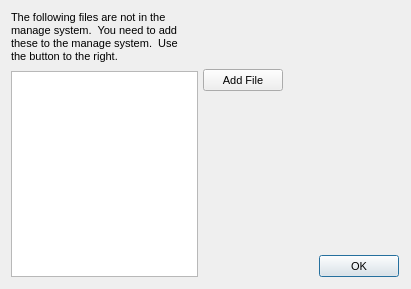
<?xml version="1.0"?>
<ui version="4.0">
  <class>BriefManageDialog</class>
  <widget class="QDialog" name="IDD_BRIEF_MANAGE">
    <property name="geometry">
      <rect>
        <x>0</x>
        <y>0</y>
        <width>411</width>
        <height>289</height>
      </rect>
    </property>
    <property name="windowTitle">
      <string>Manage System Status</string>
    </property>
    <property name="font">
      <font>
        <family>Liberation Sans</family>
        <pointsize>8</pointsize>
        <bold>false</bold>
        <italic>false</italic>
      </font>
    </property>
    <property name="enabled">
      <bool>true</bool>
    </property>
    <property name="windowFlags">
      <set>Qt::Dialog|Qt::WindowCloseButtonHint</set>
    </property>
    <property name="minimumSize">
      <size>
        <width>411</width>
        <height>289</height>
      </size>
    </property>
    <property name="maximumSize">
      <size>
        <width>411</width>
        <height>289</height>
      </size>
    </property>
    <widget class="QLabel" name="IDC_STATIC">
      <property name="wordWrap">
        <bool>true</bool>
      </property>
      <property name="geometry">
        <rect>
          <x>11</x>
          <y>11</y>
          <width>184</width>
          <height>56</height>
        </rect>
      </property>
      <property name="text">
        <string>The following files are not in the
manage system.  You need to add
these to the manage system.  Use
the button to the right.</string>
      </property>
      <property name="visible">
        <bool>true</bool>
      </property>
      <property name="enabled">
        <bool>true</bool>
      </property>
      <property name="alignment">
        <set>Qt::AlignLeft</set>
      </property>
    </widget>
    <widget class="QPushButton" name="IDC_ADD">
      <property name="geometry">
        <rect>
          <x>203</x>
          <y>69</y>
          <width>80</width>
          <height>22</height>
        </rect>
      </property>
      <property name="text">
        <string>Add File</string>
      </property>
      <property name="visible">
        <bool>true</bool>
      </property>
      <property name="enabled">
        <bool>true</bool>
      </property>
      <property name="default">
        <bool>false</bool>
      </property>
      <property name="autoDefault">
        <bool>false</bool>
      </property>
    </widget>
    <widget class="QListWidget" name="IDC_LIST">
      <property name="geometry">
        <rect>
          <x>11</x>
          <y>71</y>
          <width>187</width>
          <height>206</height>
        </rect>
      </property>
      <property name="visible">
        <bool>true</bool>
      </property>
      <property name="enabled">
        <bool>true</bool>
      </property>
      <property name="selectionMode">
        <enum>QAbstractItemView::SingleSelection</enum>
      </property>
    </widget>
    <widget class="QPushButton" name="IDOK">
      <property name="geometry">
        <rect>
          <x>319</x>
          <y>255</y>
          <width>80</width>
          <height>22</height>
        </rect>
      </property>
      <property name="text">
        <string>OK</string>
      </property>
      <property name="visible">
        <bool>true</bool>
      </property>
      <property name="enabled">
        <bool>true</bool>
      </property>
      <property name="default">
        <bool>true</bool>
      </property>
      <property name="autoDefault">
        <bool>true</bool>
      </property>
    </widget>
    <action name="IDD_ORPHANHUNTER">
      <property name="text">
        <string>Orphan Hunter</string>
      </property>
    </action>
    <action name="IDD_REORDER_PAGES">
      <property name="text">
        <string>Reorder Net Pages</string>
      </property>
    </action>
    <action name="IDD_SHOW_ALL_CHECKED_OUT">
      <property name="text">
        <string>Show All Pages Checked Out</string>
      </property>
    </action>
    <action name="IDM_IMPORT_BITMAP">
      <property name="text">
        <string>Bitmap/Animation Converter...</string>
      </property>
    </action>
    <action name="ID_APP_ABOUT">
      <property name="text">
        <string>&amp;About editor...</string>
      </property>
    </action>
    <action name="ID_APP_EXIT">
      <property name="text">
        <string>E&amp;xit</string>
      </property>
      <property name="shortcut">
        <string>Alt+X</string>
      </property>
    </action>
    <action name="ID_BRIEFING_EDITOR">
      <property name="text">
        <string>Briefing Editor...</string>
      </property>
    </action>
    <action name="ID_BUTTON_LIGHTING">
      <property name="text">
        <string>ID_BUTTON_LIGHTING</string>
      </property>
    </action>
    <action name="ID_BUTTON_OUTLINE">
      <property name="text">
        <string>ID_BUTTON_OUTLINE</string>
      </property>
    </action>
    <action name="ID_BUTTON_WINDOWSELECTION">
      <property name="text">
        <string>ID_BUTTON_WINDOWSELECTION</string>
      </property>
    </action>
    <action name="ID_D3HELP">
      <property name="text">
        <string>Help on D3 Editor</string>
      </property>
    </action>
    <action name="ID_EDITORS_AIPROPERTIES">
      <property name="text">
        <string>AI Properties...</string>
      </property>
    </action>
    <action name="ID_EDITORS_AMBIENTSOUNDS">
      <property name="text">
        <string>Ambient Sounds...</string>
      </property>
    </action>
    <action name="ID_EDITORS_DALLAS">
      <property name="text">
        <string>Dallas Graphical Script Editor...</string>
      </property>
    </action>
    <action name="ID_EDITORS_FILES">
      <property name="text">
        <string>Files...</string>
      </property>
    </action>
    <action name="ID_EDITORS_MEGACELLS">
      <property name="text">
        <string>Megacells...</string>
      </property>
    </action>
    <action name="ID_EDIT_ADDSELECT">
      <property name="text">
        <string>Add Current Room to Selected List</string>
      </property>
    </action>
    <action name="ID_EDIT_ATTACH">
      <property name="text">
        <string>&amp;Attach</string>
      </property>
    </action>
    <action name="ID_EDIT_CLEARSELECTED">
      <property name="text">
        <string>Clear Selected List</string>
      </property>
    </action>
    <action name="ID_EDIT_COPY">
      <property name="text">
        <string>&amp;Copy</string>
      </property>
      <property name="shortcut">
        <string>Ctrl+Ins</string>
      </property>
    </action>
    <action name="ID_EDIT_CUT">
      <property name="text">
        <string>Cu&amp;t</string>
      </property>
      <property name="shortcut">
        <string>Shift+Del</string>
      </property>
    </action>
    <action name="ID_EDIT_DELETE">
      <property name="text">
        <string>&amp;Delete</string>
      </property>
    </action>
    <action name="ID_EDIT_LOADSCRAP">
      <property name="text">
        <string>Load Scrap from Disk</string>
      </property>
    </action>
    <action name="ID_EDIT_PASTE">
      <property name="text">
        <string>&amp;Paste</string>
      </property>
      <property name="shortcut">
        <string>Shift+Ins</string>
      </property>
    </action>
    <action name="ID_EDIT_PLACE">
      <property name="text">
        <string>&amp;Place in Mine</string>
      </property>
    </action>
    <action name="ID_EDIT_PLACE_TERRAIN">
      <property name="text">
        <string>&amp;Place on Terrain</string>
      </property>
    </action>
    <action name="ID_EDIT_REMOVESELECT">
      <property name="text">
        <string>Remove Current Room from Selected List</string>
      </property>
    </action>
    <action name="ID_EDIT_SAVESCRAP">
      <property name="text">
        <string>Save Scrap to Disk</string>
      </property>
    </action>
    <action name="ID_EDIT_SELECTATTACHED">
      <property name="text">
        <string>Select All Rooms Attached to Current Room</string>
      </property>
    </action>
    <action name="ID_EDIT_UNDO">
      <property name="text">
        <string>&amp;Undo</string>
      </property>
      <property name="shortcut">
        <string>Alt+Backspace</string>
      </property>
    </action>
    <action name="ID_FILE_AUTOSAVE">
      <property name="text">
        <string>Autosave</string>
      </property>
      <property name="checkable">
        <bool>true</bool>
      </property>
    </action>
    <action name="ID_FILE_CHECKMINE">
      <property name="text">
        <string>&amp;Check Mine</string>
      </property>
    </action>
    <action name="ID_FILE_FIXCRACKS">
      <property name="text">
        <string>Fix Level Cracks</string>
      </property>
    </action>
    <action name="ID_FILE_FIXDEGENERATEFACES">
      <property name="text">
        <string>Fix/Remove Degenerate Faces</string>
      </property>
    </action>
    <action name="ID_FILE_IMPORT_ROOM">
      <property name="text">
        <string>Import 3DSMax Room</string>
      </property>
    </action>
    <action name="ID_FILE_INFORMATION">
      <property name="text">
        <string>&amp;Information</string>
      </property>
      <property name="shortcut">
        <string>Alt+I</string>
      </property>
    </action>
    <action name="ID_FILE_LEAVE_EDITOR">
      <property name="text">
        <string>Go to main menu...</string>
      </property>
    </action>
    <action name="ID_FILE_LEVELPROPS">
      <property name="text">
        <string>Set Selected Room(s) Properties</string>
      </property>
    </action>
    <action name="ID_FILE_LEVEL_INFO">
      <property name="text">
        <string>Edit Level Info...</string>
      </property>
    </action>
    <action name="ID_FILE_MRU_FILE1">
      <property name="text">
        <string>Recent File</string>
      </property>
      <property name="enabled">
        <bool>false</bool>
      </property>
    </action>
    <action name="ID_FILE_NEW">
      <property name="text">
        <string>&amp;New</string>
      </property>
      <property name="shortcut">
        <string>Ctrl+N</string>
      </property>
    </action>
    <action name="ID_FILE_OPEN">
      <property name="text">
        <string>&amp;Open...</string>
      </property>
      <property name="shortcut">
        <string>Ctrl+O</string>
      </property>
    </action>
    <action name="ID_FILE_PLAY640X480">
      <property name="text">
        <string>&amp;Play in 640 x 480</string>
      </property>
      <property name="shortcut">
        <string>Alt+P</string>
      </property>
    </action>
    <action name="ID_FILE_PREFERENCES">
      <property name="text">
        <string>Preferences</string>
      </property>
    </action>
    <action name="ID_FILE_PRINT">
      <property name="text">
        <string>&amp;Print...</string>
      </property>
      <property name="shortcut">
        <string>Ctrl+P</string>
      </property>
    </action>
    <action name="ID_FILE_PRINT_PREVIEW">
      <property name="text">
        <string>Print Pre&amp;view</string>
      </property>
    </action>
    <action name="ID_FILE_PRINT_SETUP">
      <property name="text">
        <string>P&amp;rint Setup...</string>
      </property>
    </action>
    <action name="ID_FILE_REMOVEDUPLICATEFACESFROMCURRENTROOM">
      <property name="text">
        <string>Remove Duplicate Faces from Current Room</string>
      </property>
    </action>
    <action name="ID_FILE_REMOVEEXTRAPOINTS">
      <property name="text">
        <string>Remove Extra Points</string>
      </property>
    </action>
    <action name="ID_FILE_RESTOREGAMESTATE">
      <property name="text">
        <string>Restore Gamestate</string>
      </property>
    </action>
    <action name="ID_FILE_SAVE">
      <property name="text">
        <string>&amp;Save</string>
      </property>
      <property name="shortcut">
        <string>Ctrl+S</string>
      </property>
    </action>
    <action name="ID_FILE_SAVEGOALTEXT">
      <property name="text">
        <string>Save Goal Text to File</string>
      </property>
    </action>
    <action name="ID_FILE_SAVE_AS">
      <property name="text">
        <string>Save &amp;As...</string>
      </property>
    </action>
    <action name="ID_FILE_SAVE_COPY_AS">
      <property name="text">
        <string>Save Copy &amp;As...</string>
      </property>
    </action>
    <action name="ID_FILE_STATS">
      <property name="text">
        <string>Show Level Stats</string>
      </property>
    </action>
    <action name="ID_FILE_UPDATE">
      <property name="text">
        <string>&amp;Update</string>
      </property>
      <property name="shortcut">
        <string>Ctrl+S</string>
      </property>
    </action>
    <action name="ID_FILE_VERIFY_LEVEL">
      <property name="text">
        <string>Verify Level</string>
      </property>
    </action>
    <action name="ID_HOTSPOT_TGA">
      <property name="text">
        <string>HotSpot TGA Extractor...</string>
      </property>
    </action>
    <action name="ID_MINE_VIEW">
      <property name="text">
        <string>Mine View</string>
      </property>
      <property name="shortcut">
        <string>F2</string>
      </property>
    </action>
    <action name="ID_OBJBUTTON">
      <property name="text">
        <string>ID_OBJBUTTON</string>
      </property>
    </action>
    <action name="ID_OBJECT_DELETEOBJECT">
      <property name="text">
        <string>Delete Object</string>
      </property>
      <property name="shortcut">
        <string>Del</string>
      </property>
    </action>
    <action name="ID_OBJECT_MOVEPLAYER">
      <property name="text">
        <string>Move Player 0 to Viewer</string>
      </property>
    </action>
    <action name="ID_OBJECT_PLACECAMERAATCURRENTFACE">
      <property name="text">
        <string>Create New Camera at Current Face</string>
      </property>
    </action>
    <action name="ID_OBJECT_PLACECAMERAATVIEWER">
      <property name="text">
        <string>Create New Camera at Viewer</string>
      </property>
    </action>
    <action name="ID_OBJECT_PLACEOBJECT">
      <property name="text">
        <string>Place Object</string>
      </property>
      <property name="shortcut">
        <string>Ins</string>
      </property>
    </action>
    <action name="ID_OBJECT_PLACESOUNDSOURCEATVIEWER">
      <property name="text">
        <string>Create SoundSource at Viewer</string>
      </property>
    </action>
    <action name="ID_OBJECT_PLACEWAYPOINTATVIEWER">
      <property name="text">
        <string>Place Waypoint at Viewer</string>
      </property>
    </action>
    <action name="ID_OBJECT_SELECTBYNUMBER">
      <property name="text">
        <string>Select Object By Number</string>
      </property>
    </action>
    <action name="ID_OBJECT_SETCAMERAFROMVIEWER">
      <property name="text">
        <string>Move Camera to Viewer</string>
      </property>
    </action>
    <action name="ID_OBJECT_SETVIEWERFROMCAMERA">
      <property name="text">
        <string>Move Viewer to Camera</string>
      </property>
    </action>
    <action name="ID_OSIRISCOMPILE">
      <property name="text">
        <string>ID_OSIRISCOMPILE</string>
      </property>
    </action>
    <action name="ID_REINIT_OPENGL">
      <property name="text">
        <string>ID_REINIT_OPENGL</string>
      </property>
    </action>
    <action name="ID_ROOM_ADD">
      <property name="text">
        <string>&amp;Add Room at Current Face</string>
      </property>
      <property name="shortcut">
        <string>Shift+A</string>
      </property>
    </action>
    <action name="ID_ROOM_ADDVERTTONEWFACE">
      <property name="text">
        <string>Add Vert to New Face</string>
      </property>
      <property name="shortcut">
        <string>Shift+V</string>
      </property>
    </action>
    <action name="ID_ROOM_ATTACHROOM">
      <property name="text">
        <string>Attach Room</string>
      </property>
    </action>
    <action name="ID_ROOM_BUILDBRIDGE">
      <property name="text">
        <string>&amp;Build Bridge</string>
      </property>
    </action>
    <action name="ID_ROOM_BUILDSMOOTHBRIDGE">
      <property name="text">
        <string>Build Smooth Bridge</string>
      </property>
      <property name="shortcut">
        <string>Ctrl+B</string>
      </property>
    </action>
    <action name="ID_ROOM_CLEARCENTERPOINT">
      <property name="text">
        <string>Clear Center Point</string>
      </property>
    </action>
    <action name="ID_ROOM_COMBINE">
      <property name="text">
        <string>Combine Rooms</string>
      </property>
    </action>
    <action name="ID_ROOM_DELETE">
      <property name="text">
        <string>Delete Current Room</string>
      </property>
    </action>
    <action name="ID_ROOM_DELETECONNECTEDFACES">
      <property name="text">
        <string>Delete Connected Faces</string>
      </property>
    </action>
    <action name="ID_ROOM_DELETEFACE">
      <property name="text">
        <string>Delete Current Face</string>
      </property>
    </action>
    <action name="ID_ROOM_DELETEPORTAL">
      <property name="text">
        <string>Delete Current Portal</string>
      </property>
    </action>
    <action name="ID_ROOM_DELETEVERT">
      <property name="text">
        <string>Delete Current Vert From Face</string>
      </property>
    </action>
    <action name="ID_ROOM_DROPROOM">
      <property name="text">
        <string>Drop Room</string>
      </property>
    </action>
    <action name="ID_ROOM_FACE_ADDVERTTOEDGE">
      <property name="text">
        <string>Add Vert To Edge</string>
      </property>
    </action>
    <action name="ID_ROOM_FACE_DELETEVERTONEDGE">
      <property name="text">
        <string>Delete Vert on Edge</string>
      </property>
    </action>
    <action name="ID_ROOM_FACE_MOVEVERTONEDGE">
      <property name="text">
        <string>Move Vert on Edge</string>
      </property>
    </action>
    <action name="ID_ROOM_FACE_SPLITFACE">
      <property name="text">
        <string>Split Face</string>
      </property>
    </action>
    <action name="ID_ROOM_FINISHNEWFACE">
      <property name="text">
        <string>Add Last Point to New Face (Finish Face)</string>
      </property>
    </action>
    <action name="ID_ROOM_GRABTEXTURE">
      <property name="text">
        <string>Grab Texture</string>
      </property>
      <property name="shortcut">
        <string>G</string>
      </property>
    </action>
    <action name="ID_ROOM_JOINROOMS">
      <property name="text">
        <string>Join Rooms</string>
      </property>
    </action>
    <action name="ID_ROOM_JOINROOMSEXACT">
      <property name="text">
        <string>Join Rooms Exact</string>
      </property>
    </action>
    <action name="ID_ROOM_JOIN_ADJACENT_FACES">
      <property name="text">
        <string>Join Adjacent Faces</string>
      </property>
    </action>
    <action name="ID_ROOM_LINKTONEWEXTERNAL">
      <property name="text">
        <string>Link Room to New External Room</string>
      </property>
    </action>
    <action name="ID_ROOM_MARK">
      <property name="text">
        <string>&amp;Mark Room/Face</string>
      </property>
      <property name="shortcut">
        <string>Ctrl+M</string>
      </property>
    </action>
    <action name="ID_ROOM_MERGEOBJECTINTOROOM">
      <property name="text">
        <string>Merge Object into Room</string>
      </property>
    </action>
    <action name="ID_ROOM_NEXTFACE">
      <property name="text">
        <string>Next Face</string>
      </property>
      <property name="shortcut">
        <string>F</string>
      </property>
    </action>
    <action name="ID_ROOM_PLACEROOM">
      <property name="text">
        <string>Place Room at Current Room</string>
      </property>
    </action>
    <action name="ID_ROOM_PLACETERRAINROOM">
      <property name="text">
        <string>Place Room at Current Terrain Cell</string>
      </property>
    </action>
    <action name="ID_ROOM_PREVIOUSFACE">
      <property name="text">
        <string>Previous Face</string>
      </property>
      <property name="shortcut">
        <string>Shift+F</string>
      </property>
    </action>
    <action name="ID_ROOM_PROPAGATETOADJACENTCOPLANARFACES">
      <property name="text">
        <string>Propagate to Adjacent Coplanar Faces</string>
      </property>
      <property name="shortcut">
        <string>Ctrl+F</string>
      </property>
    </action>
    <action name="ID_ROOM_PROPAGATETOALL">
      <property name="text">
        <string>Propagate to All Faces in Room</string>
      </property>
      <property name="shortcut">
        <string>Shift+R</string>
      </property>
    </action>
    <action name="ID_ROOM_RENAMEROOM">
      <property name="text">
        <string>Rename Room</string>
      </property>
      <property name="shortcut">
        <string>Ctrl+R</string>
      </property>
    </action>
    <action name="ID_ROOM_ROTATEPLACEDROOM45DEGREES">
      <property name="text">
        <string>Rotate Placed Room 45 Degrees</string>
      </property>
    </action>
    <action name="ID_ROOM_SAVECURRENTROOM">
      <property name="text">
        <string>Save Current Room</string>
      </property>
    </action>
    <action name="ID_ROOM_SELECTBYNUMBER">
      <property name="text">
        <string>Select Room by Number</string>
      </property>
    </action>
    <action name="ID_ROOM_SELECTFACEBYNUMBER">
      <property name="text">
        <string>Select Face by Number</string>
      </property>
    </action>
    <action name="ID_ROOM_SETCENTERFROMVIEWER">
      <property name="text">
        <string>Set Room Center from Viewer</string>
      </property>
    </action>
    <action name="ID_ROOM_SNAPPLACEDROOM">
      <property name="text">
        <string>Snap Placed Room</string>
      </property>
    </action>
    <action name="ID_ROOM_SNAPPOINTTOEDGE">
      <property name="text">
        <string>Snap Point to Edge</string>
      </property>
    </action>
    <action name="ID_ROOM_SNAPPOINTTOFACE">
      <property name="text">
        <string>Snap Point to Face</string>
      </property>
    </action>
    <action name="ID_ROOM_SNAPPOINTTOPOINT">
      <property name="text">
        <string>Snap Point to Point</string>
      </property>
    </action>
    <action name="ID_ROOM_SPLITFACE">
      <property name="text">
        <string>Triangulate face</string>
      </property>
    </action>
    <action name="ID_ROOM_STARTNEWFACE">
      <property name="text">
        <string>Add First Point to New Face (Start Face)</string>
      </property>
    </action>
    <action name="ID_ROOM_SWAPMAKEDANDCURRENTROOMFACE">
      <property name="text">
        <string>Swap Marked and Current Room/Face</string>
      </property>
    </action>
    <action name="ID_ROOM_UNDOSNAP">
      <property name="text">
        <string>Undo Snap</string>
      </property>
    </action>
    <action name="ID_ROOM_UNPLACEROOM">
      <property name="text">
        <string>Un-place Room/Group/Door</string>
      </property>
    </action>
    <action name="ID_ROOM_VIEW">
      <property name="text">
        <string>Room View</string>
      </property>
      <property name="shortcut">
        <string>F4</string>
      </property>
    </action>
    <action name="ID_SCRIPT_LEVEL_INTERFACE">
      <property name="text">
        <string>Levels and Scripts...</string>
      </property>
    </action>
    <action name="ID_SUBEDITORS_FONT">
      <property name="text">
        <string>Font Editor...</string>
      </property>
    </action>
    <action name="ID_SUBEDITORS_HOGMAKER">
      <property name="text">
        <string>Hog Maker...</string>
      </property>
    </action>
    <action name="ID_SUBEDITORS_TABLEFILEEDIT">
      <property name="text">
        <string>Table File Text Editor...</string>
      </property>
    </action>
    <action name="ID_SUBEDITORS_TABLEFILEFILTER">
      <property name="text">
        <string>Table File Filter...</string>
      </property>
    </action>
    <action name="ID_TABLEEDIT_FILE_EXIT">
      <property name="text">
        <string>&amp;Exit</string>
      </property>
    </action>
    <action name="ID_TABLEEDIT_FILE_LOAD">
      <property name="text">
        <string>&amp;Load...</string>
      </property>
    </action>
    <action name="ID_TABLEEDIT_FILE_SAVE">
      <property name="text">
        <string>&amp;Save</string>
      </property>
    </action>
    <action name="ID_TABLEEDIT_FILE_SAVE_AS">
      <property name="text">
        <string>S&amp;ave as...</string>
      </property>
    </action>
    <action name="ID_TABLEFILTER_FILE_EXIT">
      <property name="text">
        <string>Exit</string>
      </property>
    </action>
    <action name="ID_TABLEFILTER_FILE_LOAD">
      <property name="text">
        <string>Load...</string>
      </property>
    </action>
    <action name="ID_TABLEFILTER_FILE_NEW">
      <property name="text">
        <string>New</string>
      </property>
    </action>
    <action name="ID_TABLEFILTER_FILE_SAVE">
      <property name="text">
        <string>Save</string>
      </property>
    </action>
    <action name="ID_TABLEFILTER_FILE_SAVEAS">
      <property name="text">
        <string>Save as...</string>
      </property>
    </action>
    <action name="ID_TERRAIN_VIEW">
      <property name="text">
        <string>Terrain View</string>
      </property>
      <property name="shortcut">
        <string>F3</string>
      </property>
    </action>
    <action name="ID_TEST_TEST1">
      <property name="text">
        <string>Test function 1</string>
      </property>
    </action>
    <action name="ID_TEST_TEST2">
      <property name="text">
        <string>Test function 2</string>
      </property>
    </action>
    <action name="ID_TEST_TEST3">
      <property name="text">
        <string>Test function 3</string>
      </property>
    </action>
    <action name="ID_TOOLS_WORLD_OBJECTS_BUILDINGS">
      <property name="text">
        <string>Buildings...</string>
      </property>
    </action>
    <action name="ID_TOOLS_WORLD_OBJECTS_CLUTTER">
      <property name="text">
        <string>Clutter...</string>
      </property>
    </action>
    <action name="ID_TOOLS_WORLD_OBJECTS_DOOR">
      <property name="text">
        <string>Doors...</string>
      </property>
    </action>
    <action name="ID_TOOLS_WORLD_OBJECTS_LIGHTS">
      <property name="text">
        <string>Lights...</string>
      </property>
    </action>
    <action name="ID_TOOLS_WORLD_OBJECTS_PLAYER">
      <property name="text">
        <string>Player Ships...</string>
      </property>
    </action>
    <action name="ID_TOOLS_WORLD_OBJECTS_POWERUPS">
      <property name="text">
        <string>Powerups...</string>
      </property>
    </action>
    <action name="ID_TOOLS_WORLD_OBJECTS_ROBOTS">
      <property name="text">
        <string>Robots...</string>
      </property>
    </action>
    <action name="ID_TOOLS_WORLD_OBJECTS_SOUND">
      <property name="text">
        <string>Sounds...</string>
      </property>
    </action>
    <action name="ID_TOOLS_WORLD_TEXTURES">
      <property name="text">
        <string>Textures...</string>
      </property>
    </action>
    <action name="ID_TOOLS_WORLD_WEAPONS">
      <property name="text">
        <string>Weapons...</string>
      </property>
    </action>
    <action name="ID_VIEW_CENTERONCUBE">
      <property name="text">
        <string>Center on Current &amp;Room</string>
      </property>
      <property name="shortcut">
        <string>Home</string>
      </property>
    </action>
    <action name="ID_VIEW_CENTERONMINE">
      <property name="text">
        <string>Center on &amp;Mine Origin</string>
      </property>
    </action>
    <action name="ID_VIEW_CENTERONOBJECT">
      <property name="text">
        <string>Center on Current &amp;Object</string>
      </property>
    </action>
    <action name="ID_VIEW_DELETEVIEWER">
      <property name="text">
        <string>Delete Viewer</string>
      </property>
    </action>
    <action name="ID_VIEW_FLIP">
      <property name="text">
        <string>Flip Viewer</string>
      </property>
      <property name="shortcut">
        <string>/</string>
      </property>
    </action>
    <action name="ID_VIEW_KEYPAD_TOGGLE">
      <property name="text">
        <string>Keypad</string>
      </property>
      <property name="shortcut">
        <string>F10</string>
      </property>
    </action>
    <action name="ID_VIEW_MOVECAMERATOCURRENTOBJECT">
      <property name="text">
        <string>Move camera to Current Object</string>
      </property>
    </action>
    <action name="ID_VIEW_MOVECAMERATOSELECTEDFACE">
      <property name="text">
        <string>Move camera to &amp;Current Face</string>
      </property>
      <property name="shortcut">
        <string>Shift+C</string>
      </property>
    </action>
    <action name="ID_VIEW_MOVECAMERATOSELECTEDROOM">
      <property name="text">
        <string>Move camera to &amp;Current Room</string>
      </property>
      <property name="shortcut">
        <string>C</string>
      </property>
    </action>
    <action name="ID_VIEW_NEWVIEWER">
      <property name="text">
        <string>New Viewer</string>
      </property>
    </action>
    <action name="ID_VIEW_NEXTVIEWER">
      <property name="text">
        <string>Next Viewer</string>
      </property>
    </action>
    <action name="ID_VIEW_RESETVIEWRADIUS">
      <property name="text">
        <string>Reset View Radius</string>
      </property>
    </action>
    <action name="ID_VIEW_SHOWOBJECTSINWIREFRAMEVIEW">
      <property name="text">
        <string>Show objects in Wireframe view</string>
      </property>
    </action>
    <action name="ID_VIEW_SHOWVIEWERFORWARDVECTOR">
      <property name="text">
        <string>Show Viewer Forward Vector</string>
      </property>
    </action>
    <action name="ID_VIEW_STATUS_BAR">
      <property name="text">
        <string>&amp;Status Bar</string>
      </property>
    </action>
    <action name="ID_VIEW_TEXTUREMINE">
      <property name="text">
        <string>Te&amp;xtured view</string>
      </property>
    </action>
    <action name="ID_VIEW_TOOLBAR">
      <property name="text">
        <string>&amp;Toolbar</string>
      </property>
    </action>
    <action name="ID_VIEW_VIEWPROP">
      <property name="text">
        <string>Display Viewer Properties</string>
      </property>
    </action>
    <action name="ID_VIEW_WIREFRAMEMINE">
      <property name="text">
        <string>&amp;Wireframe view</string>
      </property>
    </action>
    <action name="ID_WINDOW_CASCADE">
      <property name="text">
        <string>&amp;Cascade</string>
      </property>
    </action>
    <action name="ID_WINDOW_TILE">
      <property name="text">
        <string>&amp;Tile</string>
      </property>
    </action>
    <action name="ID_ZBUTTON">
      <property name="text">
        <string>ID_ZBUTTON</string>
      </property>
    </action>
  </widget>
</ui>
